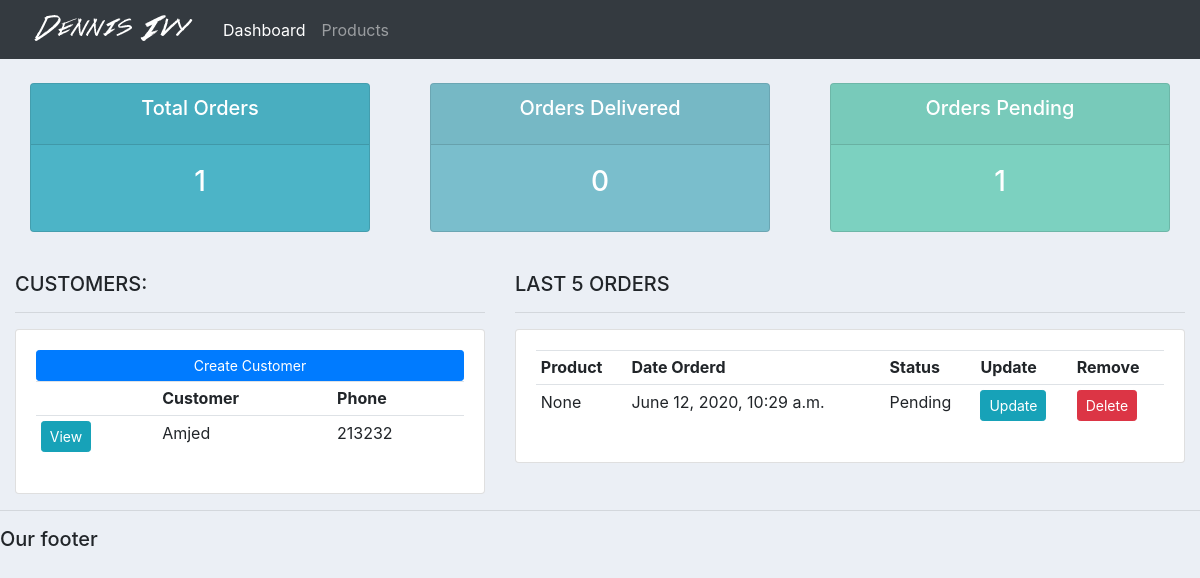
The app's page /, older data.
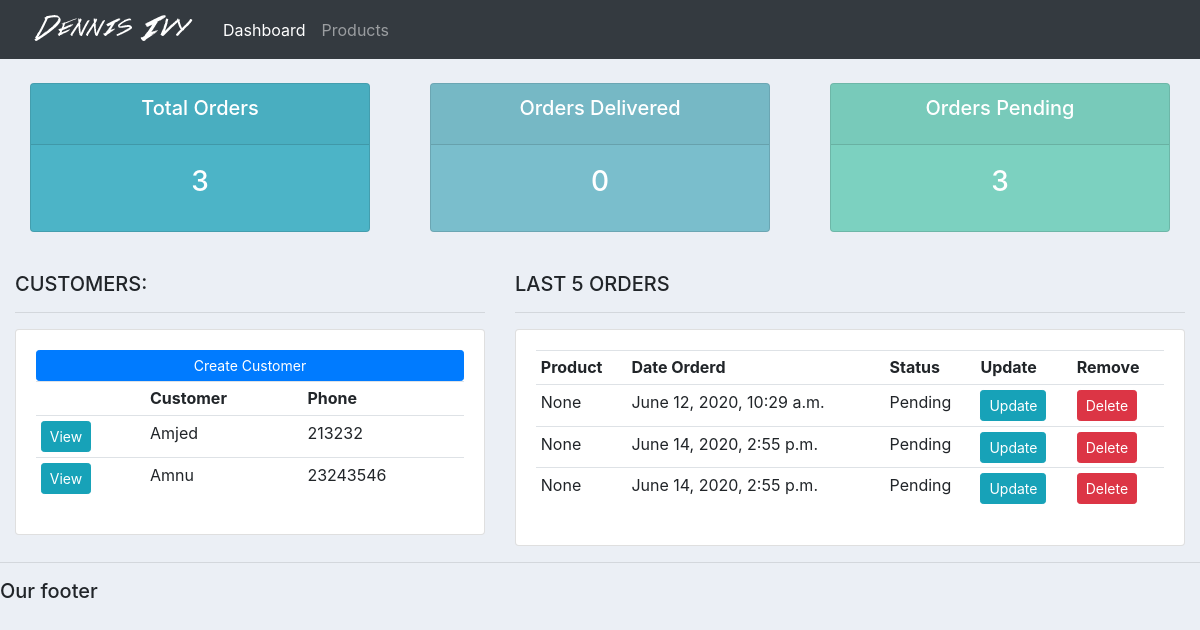
The same page, newer data.
### accounts/models.py (models this page shows, shortened)
class Customer(models.Model):
	name = models.CharField(max_length=200, null=True)
	phone = models.CharField(max_length=200, null=True)
	email = models.CharField(max_length=200, null=True)
	date_created = models.DateTimeField(auto_now_add=True, null=True)

class Order(models.Model):
	STATUS = (
			('Pending', 'Pending'),
			('Out for delivery', 'Out for delivery'),
			('Delivered', 'Delivered'),
			)
	customer = models.ForeignKey(Customer, null=True, on_delete= models.SET_NULL)
	product = models.ForeignKey(Product, null=True, on_delete= models.SET_NULL)
	date_created = models.DateTimeField(auto_now_add=True, null=True)
	status = models.CharField(max_length=200, null=True, choices=STATUS)

### accounts/views.py (the view)
# urls.py: path('', views.home, name="home"),
def home(request):
	orders = Order.objects.all()
	customers = Customer.objects.all()
	total_customers = customers.count()
	total_orders = orders.count()
	delivered = orders.filter(status='Delivered').count()
	pending = orders.filter(status='Pending').count()
	context = {'orders':orders, 'customers':customers,
	'total_orders':total_orders,'delivered':delivered,
	'pending':pending }
	return render(request, 'accounts/dashboard.html', context)

### accounts/templates/accounts/dashboard.html
{%  extends 'accounts/main.html' %}
{% block content %}
{%  include 'accounts/status.html' %}
<br>
<div class="row">
	<div class="col-md-5">
		<h5>CUSTOMERS:</h5>
		<hr>
		<div class="card card-body">
			<a class="btn btn-primary  btn-sm btn-block" href="">Create Customer</a>
			<table class="table table-sm">
				<tr>
					<th></th>
					<th>Customer</th>
					<th>Phone</th>
				</tr>
				{% for customer in customers %}
					<tr>
						<td><a class="btn btn-sm btn-info" href="{% url 'customer' customer.id %}">View</a></td>
						<td>{{customer.name}}</td>
						<td>{{customer.phone}}</td>
					</tr>
				{% endfor %}
			</table>
		</div>
	</div>
	<div class="col-md-7">
		<h5>LAST 5 ORDERS</h5>
		<hr>
		<div class="card card-body">
			<table class="table table-sm">
				<tr>
					<th>Product</th>
					<th>Date Orderd</th>
					<th>Status</th>
					<th>Update</th>
					<th>Remove</th>
				</tr>
				{% for order in orders %}
					<tr>
						<td>{{order.product}}</td>
						<td>{{order.date_created}}</td>
						<td>{{order.status}}</td>
						<td><a class="btn btn-sm btn-info" href="{% url 'update_order' order.id %}">Update</a></td>
						<td><a class="btn btn-sm btn-danger" href="{% url 'delete_order' order.id %}">Delete</a></td>
					</tr>
				{% endfor %}
			</table>
		</div>
	</div>
</div>
{% endblock %}

Row changes from the older to the newer data that the page shows:
added Customer: name "Amnu", phone "23243546"
added Order: product "None", date_created "June 14, 2020, 2:55 p.m.", status "Pending"
added Order: product "None", date_created "June 14, 2020, 2:55 p.m.", status "Pending"
Text that changed along with them:
{{ total_orders }}: "1" → "3"
{{ pending }}: "1" → "3"
